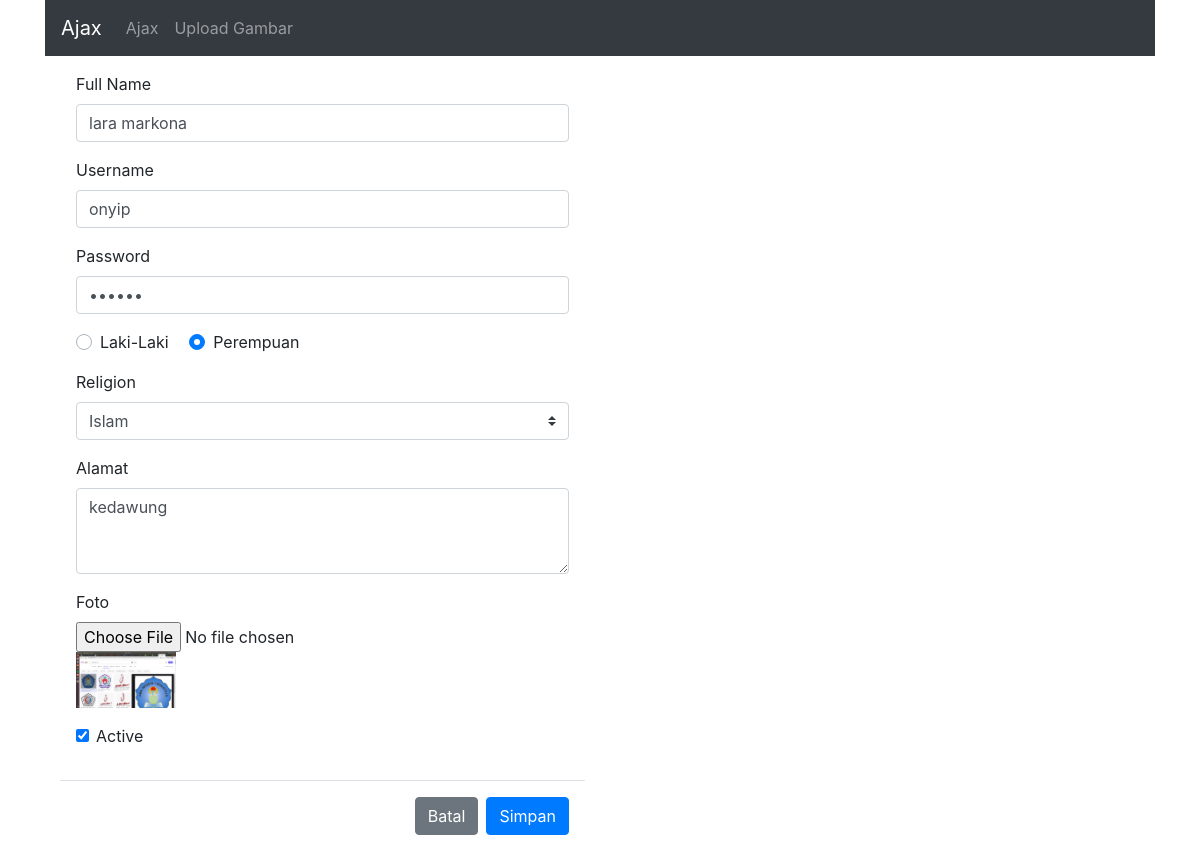
Page /upload/update/2 on the committed database.
### tables this page shows
CREATE TABLE `tb_siswa` (
  `id` int(10) NOT NULL,
  `username` varchar(50) NOT NULL,
  `password` varchar(32) NOT NULL,
  `fullname` varchar(50) NOT NULL,
  `gender` char(1) NOT NULL,
  `address` text NOT NULL,
  `religion` tinyint(1) NOT NULL,
  `foto` varchar(255) NOT NULL,
  `is_active` tinyint(1) NOT NULL
);

### application/controllers/Upload.php (called while the page is built, shortened)
<?php
class Upload extends CI_Controller {
	public function __construct()
	{
		$this->load->helper('url_helper');
		$this->load->model('m_siswa');
	}
	public function update($id)
	{
		$where 		   = ['id' => $id];
		$data['siswa'] = $this->m_siswa->by_id($where);
		$this->load->view('upload/update', $data);
	}
}

### index.php (called while the page is built, shortened)
<?php
require_once BASEPATH.'core/CodeIgniter.php';

### application/models/M_siswa.php (called while the page is built, shortened)
<?php
class M_siswa extends CI_Model{
	public function by_id($where)
	{
		return $this->db->get_where('tb_siswa', $where)->row();
	}
}

### application/views/upload/update.php (the view, shortened to what this page needs)
<!doctype html>
<html lang="en">
<head>
  <link rel="stylesheet" href="https://stackpath.bootstrapcdn.com/bootstrap/4.3.1/css/bootstrap.min.css">
  <link rel="stylesheet" type="text/css" href="https://stackpath.bootstrapcdn.com/font-awesome/4.7.0/css/font-awesome.min.css">
</head>
<body>
  <div class="container">
    <nav class="navbar navbar-expand-lg navbar-dark bg-dark">
      <a class="navbar-brand" href="#">Ajax</a>
      <div class="collapse navbar-collapse" id="navbarNavAltMarkup">
        <div class="navbar-nav">
          <a class="nav-item nav-link" href="<?=base_url()?>">Ajax</a>
          <a class="nav-item nav-link" href="<?=base_url()?>upload/">Upload Gambar</a>
        </div>
      </div>
    </nav>
    <div class="col-md-6">
      <form method="post" enctype="multipart/form-data" action="<?=base_url('upload/edit')?>" >
        <div class="modal-body">
          <div class="form-group">
            <label>Full Name</label>
            <input type="text" class="form-control" id="fullname" placeholder="Full Name" name="fullname" value="<?=$siswa->fullname?>">
          </div>
          <div class="form-group">
            <label>Username</label>
            <input type="text" class="form-control" id="username" placeholder="Username" name="username" value="<?=$siswa->username?>">
          </div>
          <div class="form-group">
            <label>Password</label>
            <input type="password" class="form-control" id="password" placeholder="Password" name="password" value="<?=$siswa->password?>">
          </div>
          <div class="form-group">
            <div class="custom-control custom-radio custom-control-inline">
              <?php if ($siswa->gender == "L"): ?>
                <input type="radio" id="gender1" name="gender" class="custom-control-input rad" value="L" checked>
                <label class="custom-control-label" for="gender1">Laki-Laki</label>
              </div>
              <div class="custom-control custom-radio custom-control-inline">
                <input type="radio" id="gender2" name="gender" class="custom-control-input rad" value="P">
                <label class="custom-control-label" for="gender2">Perempuan</label>
                <?php else: ?>
                  <label class="custom-control-label" for="gender1">Laki-Laki</label>
                </div>
                <div class="custom-control custom-radio custom-control-inline">
                  <label class="custom-control-label" for="gender2">Perempuan</label>
                <?php endif ?>
              </div>
            </div>
            <div class="form-group" mt="5">
              <label>Religion</label>
              <select class="custom-select" name="religion" id="religion" value="<?=$siswa->religion?>">
                <option value="1">Islam</option>
              </select>
            </div>
            <div class="form-group">
              <label for="alamat">Alamat</label>
              <textarea class="form-control" id="alamat" rows="3" name="alamat"><?=$siswa->address?></textarea>
            </div>
            <div class="form-group">
              <label for="foto">Foto</label><br>
              <input type="file" name="foto"><br>
              <?php if ($siswa->foto != ""): ?>
                <img src="<?=base_url()?>/asset/img/<?=$siswa->foto?>" style="width: 100px">
              <?php endif ?>
            </div>
            <div class="form-group form-check" >
              <?php if ($siswa->is_active != 0): ?>
                <input type="checkbox" class="form-check-input" id="status" name="status" value="1" checked>
                <?php else: ?>
                  <input type="checkbox" class="form-check-input" id="status" name="status" value="1">
                <?php endif ?>
                <label class="form-check-label" for="status"  >Active</label>
              </div>
            </div>
            <div class="modal-footer">
              <a href="<?=base_url('upload')?>">  <button type="button" class="btn btn-secondary" data-dismiss="modal">Batal</button></a>
              <button type="submit" class="btn btn-primary">Simpan</button>
            </div>
          </form>
        </div>
      </div>
    </body>
    </html>

### rows in the picture
tb_siswa: fullname "lara markona", username "onyip", religion "Islam", alamat "kedawung", foto (picture)
